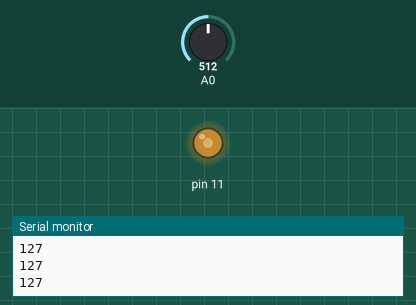
Simulated run of this sketch. Board: Arduino Uno, built with avr-gcc and run on an emulated ATmega328P. Parts: output pins drawn as LEDs (lit = HIGH), the last lines printed to the serial monitor. The test bench sets the inputs (shaded band); at power-on: A0 = 512.

Above: at 1.2 s.
1.3 s: A0 set to 716
At 2.2 s:
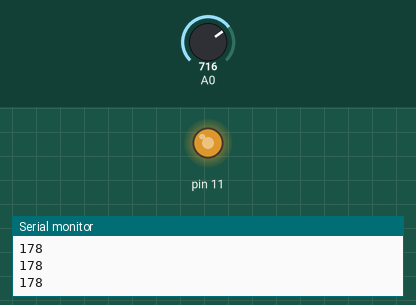
2.8 s: A0 set to 900
At 3.3 s:
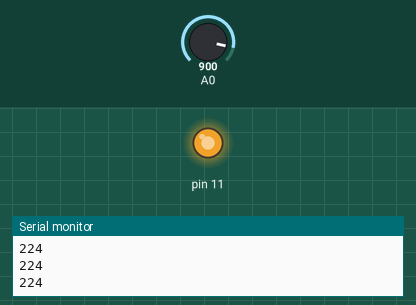
4.3 s: A0 set to 122
At 5.5 s:
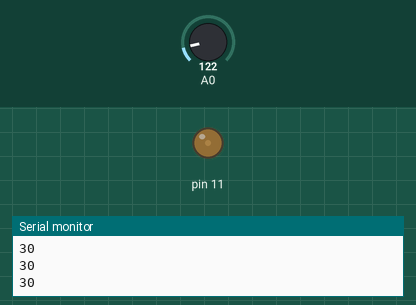
5.8 s: A0 set to 0
At 6.7 s:
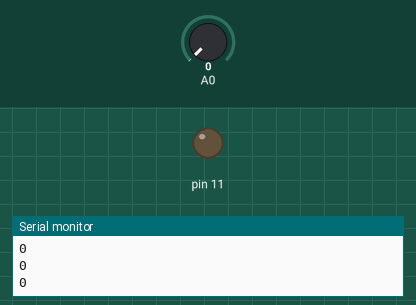
7.3 s: A0 set to 511
At 7.8 s:
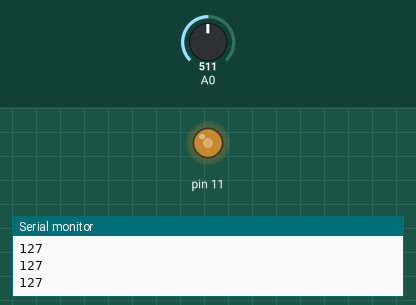
Timing chart, 0 to 9.8 s (numbered marks = the images above; inputs shaded):
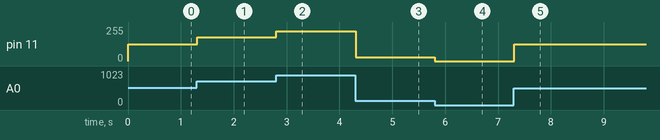

The sketch:

brave_lahdi_duup1.ino
```cpp
void setup()
{
  Serial.begin(9000);
  pinMode(11,OUTPUT);
  pinMode(A0,INPUT);
}

void loop()
{
  int a = analogRead(A0);
  int b = map(a,0,1023,0,255);
  Serial.println(b);
  analogWrite(11,b);
}
```

Measured:
- after the input at 1.3 s, pin 11: 127/255 → 178/255 at once
- after the input at 2.8 s, pin 11: 178/255 → 224/255 at once
- after the input at 4.3 s, pin 11: 224/255 → 30/255 at once
- after the input at 5.8 s, pin 11: 30/255 → 0/255 at once
- after the input at 7.3 s, pin 11: 0/255 → 127/255 at once
